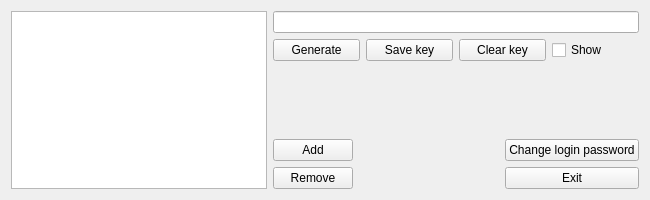
<?xml version="1.0" encoding="UTF-8"?>
<ui version="4.0">
 <class>Form</class>
 <widget class="QWidget" name="Form">
  <property name="geometry">
   <rect>
    <x>0</x>
    <y>0</y>
    <width>650</width>
    <height>200</height>
   </rect>
  </property>
  <property name="maximumSize">
   <size>
    <width>900</width>
    <height>400</height>
   </size>
  </property>
  <property name="windowTitle">
   <string>Settings</string>
  </property>
  <layout class="QHBoxLayout" name="horizontalLayout_3">
   <item>
    <widget class="QListWidget" name="listWidget">
     <property name="sizePolicy">
      <sizepolicy hsizetype="Maximum" vsizetype="Preferred">
       <horstretch>0</horstretch>
       <verstretch>0</verstretch>
      </sizepolicy>
     </property>
    </widget>
   </item>
   <item>
    <layout class="QVBoxLayout" name="verticalLayout_4">
     <item>
      <layout class="QVBoxLayout" name="verticalLayout_2">
       <item>
        <widget class="QLineEdit" name="lineEdit">
         <property name="echoMode">
          <enum>QLineEdit::Password</enum>
         </property>
        </widget>
       </item>
       <item>
        <layout class="QHBoxLayout" name="horizontalLayout_2">
         <item>
          <widget class="QPushButton" name="generateButton">
           <property name="text">
            <string>Generate</string>
           </property>
          </widget>
         </item>
         <item>
          <widget class="QPushButton" name="saveButton">
           <property name="text">
            <string>Save key</string>
           </property>
          </widget>
         </item>
         <item>
          <widget class="QPushButton" name="clearButton">
           <property name="text">
            <string>Clear key</string>
           </property>
          </widget>
         </item>
         <item>
          <widget class="QCheckBox" name="checkBox">
           <property name="text">
            <string>Show</string>
           </property>
          </widget>
         </item>
        </layout>
       </item>
      </layout>
     </item>
     <item>
      <spacer name="verticalSpacer">
       <property name="orientation">
        <enum>Qt::Vertical</enum>
       </property>
       <property name="sizeHint" stdset="0">
        <size>
         <width>20</width>
         <height>40</height>
        </size>
       </property>
      </spacer>
     </item>
     <item>
      <layout class="QHBoxLayout" name="horizontalLayout">
       <item>
        <layout class="QVBoxLayout" name="verticalLayout">
         <item>
          <widget class="QPushButton" name="addButton">
           <property name="text">
            <string>Add</string>
           </property>
          </widget>
         </item>
         <item>
          <widget class="QPushButton" name="removeButton">
           <property name="text">
            <string>Remove</string>
           </property>
          </widget>
         </item>
        </layout>
       </item>
       <item>
        <spacer name="horizontalSpacer">
         <property name="orientation">
          <enum>Qt::Horizontal</enum>
         </property>
         <property name="sizeHint" stdset="0">
          <size>
           <width>40</width>
           <height>20</height>
          </size>
         </property>
        </spacer>
       </item>
       <item>
        <layout class="QVBoxLayout" name="verticalLayout_3">
         <item>
          <widget class="QPushButton" name="changepassButton">
           <property name="text">
            <string>Change login password</string>
           </property>
          </widget>
         </item>
         <item>
          <widget class="QPushButton" name="exitButton">
           <property name="text">
            <string>Exit</string>
           </property>
          </widget>
         </item>
        </layout>
       </item>
      </layout>
     </item>
    </layout>
   </item>
  </layout>
  <zorder>listWidget</zorder>
  <zorder></zorder>
 </widget>
 <resources/>
 <connections/>
</ui>
